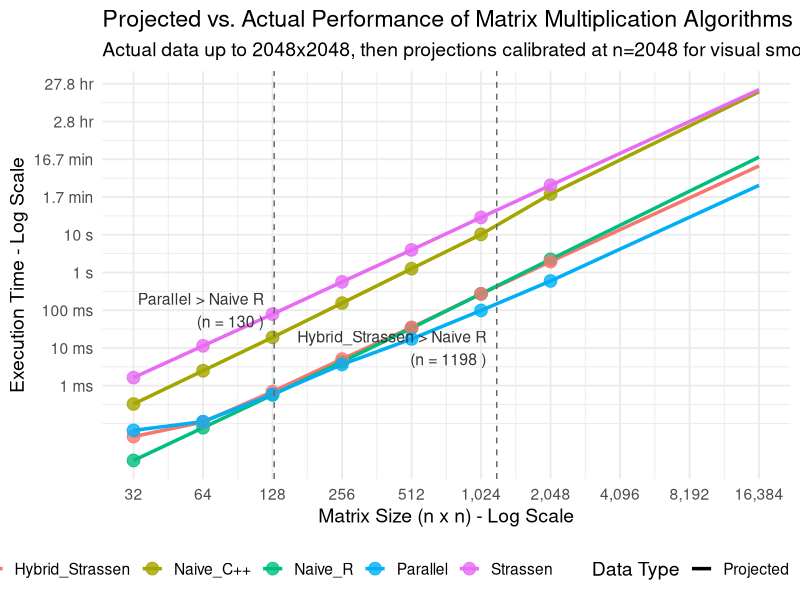

Write R code to recreate this figure.
# This script projects the performance of matrix multiplication algorithms
# for large matrix sizes and plots the results, including crossover points.

# --- 1. Setup ---
if (!require("ggplot2")) install.packages("ggplot2")
if (!require("dplyr")) install.packages("dplyr")
if (!require("scales")) install.packages("scales")

library(ggplot2)
library(dplyr)
library(scales)

# --- 2. Full Benchmark Data ---
# Contains the mean execution times (in ms) from the latest benchmarks.
benchmark_data <- data.frame(
  size = rep(c(32, 64, 128, 256, 512, 1024, 2048), each = 5),
  expr = rep(c("Naive_R", "Naive_C++", "Strassen", "Hybrid_Strassen", "Parallel"), times = 7),
  mean_ms = c(
    # N=32
    0.0104386, 0.3272866, 1.6412013, 0.0449032, 0.0655385,
    # N=64
    0.0770144, 2.4937799, 11.3856672, 0.1088632, 0.1117086,
    # N=128
    0.5715605, 19.0984847, 78.8592237, 0.6979594, 0.5916341,
    # N=256
    4.285029, 154.674587, 564.201988, 5.083725, 3.648057,
    # N=512
    33.48145, 1261.93359, 3962.33600, 35.10584, 17.31405,
    # N=1024
    272.11019, 10227.55711, 28779.20572, 271.65283, 98.47537,
    # N=2048
    2231.4327, 119661.3544, 204754.2388, 1945.6866, 595.6986
  )
)

# --- 3. Performance Modeling (Two-Model Approach) ---
# Define complexity exponents
complexity_exponents <- data.frame(
  expr = c("Naive_R", "Naive_C++", "Strassen", "Hybrid_Strassen", "Parallel"),
  complexity = c(3, 3, 2.807, 2.807, 2.807)
)

# --- 3a. Model for Crossover Calculation (using all data) ---
print("Calculating models for crossover point based on all data...")
models_for_crossover <- benchmark_data %>%
  left_join(complexity_exponents, by = "expr") %>%
  group_by(expr) %>%
  do({
    current_data <- .
    current_complexity <- unique(current_data$complexity)
    fit <- lm(log(mean_ms) ~ offset(current_complexity * log(size)), data = current_data)
    log_C <- coef(fit)[["(Intercept)"]]
    data.frame(
      complexity = current_complexity,
      constant_C = exp(log_C)
    )
  }) %>%
  ungroup()

# --- 3b. Model for Plotting (for a smooth visual transition) ---
print("Calculating models for plotting based on n=2048 data...")
cal_size <- 2048
cal_data <- benchmark_data %>% filter(size == cal_size)
models_for_plotting <- cal_data %>%
  left_join(complexity_exponents, by = "expr") %>%
  mutate(constant_C = mean_ms / (cal_size^complexity)) %>%
  select(expr, complexity, constant_C)

# --- 4. Projection (Using the plotting model) ---
# Project performance for matrix sizes beyond 2048x2048
projection_sizes_model <- 2^(12:14) # 4096, 8192, 16384

# Create a data frame with the projected times for these larger sizes
projected_df_model <- expand.grid(expr = models_for_plotting$expr, size = projection_sizes_model) %>%
  left_join(models_for_plotting, by = "expr") %>%
  mutate(projected_time_ms = constant_C * (size^complexity)) %>%
  select(expr, size, projected_time_ms)

# --- 5. Calculate Crossover Points (Using the crossover model) ---
c_hybrid_crossover <- models_for_crossover$constant_C[models_for_crossover$expr == "Hybrid_Strassen"]
k_hybrid_crossover <- models_for_crossover$complexity[models_for_crossover$expr == "Hybrid_Strassen"]
c_naive_r_crossover <- models_for_crossover$constant_C[models_for_crossover$expr == "Naive_R"]
k_naive_r_crossover <- models_for_crossover$complexity[models_for_crossover$expr == "Naive_R"]
crossover_hybrid_vs_r <- (c_naive_r_crossover / c_hybrid_crossover)^(1 / (k_hybrid_crossover - k_naive_r_crossover))

c_parallel_crossover <- models_for_crossover$constant_C[models_for_crossover$expr == "Parallel"]
k_parallel_crossover <- models_for_crossover$complexity[models_for_crossover$expr == "Parallel"]
crossover_parallel_vs_r <- (c_naive_r_crossover / c_parallel_crossover)^(1 / (k_parallel_crossover - k_naive_r_crossover))

print("Calculated Crossover Points (based on all data):")
print(paste("Hybrid_Strassen should beat Naive R at n =", round(crossover_hybrid_vs_r)))
print(paste("Parallel should beat Naive R at n =", round(crossover_parallel_vs_r)))

# --- 6. Plotting (Using the plotting model) ---
# Convert all times from milliseconds to seconds for plotting
benchmark_data$time_sec <- benchmark_data$mean_ms / 1000
projected_df_model$time_sec <- projected_df_model$projected_time_ms / 1000

# Combine actual benchmark data and projected data for plotting lines
plot_lines_df <- benchmark_data %>%
  filter(size <= 2048) %>%
  select(expr, size, time_sec) %>%
  bind_rows(projected_df_model %>% select(expr, size, time_sec))

# Data for plotting the points
plot_benchmark_df <- benchmark_data

# Custom labels for y-axis
time_labels <- function(x) {
  sapply(x, function(y) {
    if (is.na(y)) return(NA)
    if (y < 1) return(paste(round(y * 1000), "ms"))
    if (y < 60) return(paste(round(y, 1), "s"))
    if (y < 3600) return(paste(round(y / 60, 1), "min"))
    return(paste(round(y / 3600, 1), "hr"))
  })
}

# Create the plot
projection_plot <- ggplot(plot_lines_df, aes(x = size, y = time_sec, color = expr)) +
  geom_line(linewidth = 1.2, aes(linetype = "Projected")) +
  geom_point(data = plot_benchmark_df, aes(shape = "Actual"), size = 4, alpha = 0.8) +
  
  # Add vertical line and annotation for Parallel C++ crossover
  geom_vline(xintercept = crossover_parallel_vs_r, linetype = "dashed", color = "grey40") +
  annotate("text", x = crossover_parallel_vs_r * 0.9, y = 0.1,
           label = paste("Parallel > Naive R\n(n =", round(crossover_parallel_vs_r), ")"),
           hjust = 1, color = "grey20", size = 4) +
  
  # Add vertical line and annotation for Hybrid C++ crossover
  geom_vline(xintercept = crossover_hybrid_vs_r, linetype = "dashed", color = "grey40") +
  annotate("text", x = crossover_hybrid_vs_r * 0.9, y = 0.01,
           label = paste("Hybrid_Strassen > Naive R\n(n =", round(crossover_hybrid_vs_r), ")"),
           hjust = 1, color = "grey20", size = 4) +
  
  scale_x_log10(breaks = c(2^(5:11), projection_sizes_model), labels = scales::comma) +
  scale_y_log10(breaks = 10^seq(-3, 5, by = 1), labels = time_labels) +
  
  labs(
    title = "Projected vs. Actual Performance of Matrix Multiplication Algorithms",
    subtitle = "Actual data up to 2048x2048, then projections calibrated at n=2048 for visual smoothness",
    x = "Matrix Size (n x n) - Log Scale",
    y = "Execution Time - Log Scale",
    color = "Algorithm",
    shape = "Data Type",
    linetype = "Data Type"
  ) +
  scale_shape_manual(values = c("Actual" = 19)) +
  scale_linetype_manual(values = c("Projected" = 1)) +
  theme_minimal(base_size = 14) +
  theme(legend.position = "bottom", legend.box = "horizontal")

# Save the plot
ggsave("projection_plot.png", plot = projection_plot, width = 12, height = 8, dpi = 300)

cat("\nProjection plot saved to projection_plot.png\n")
